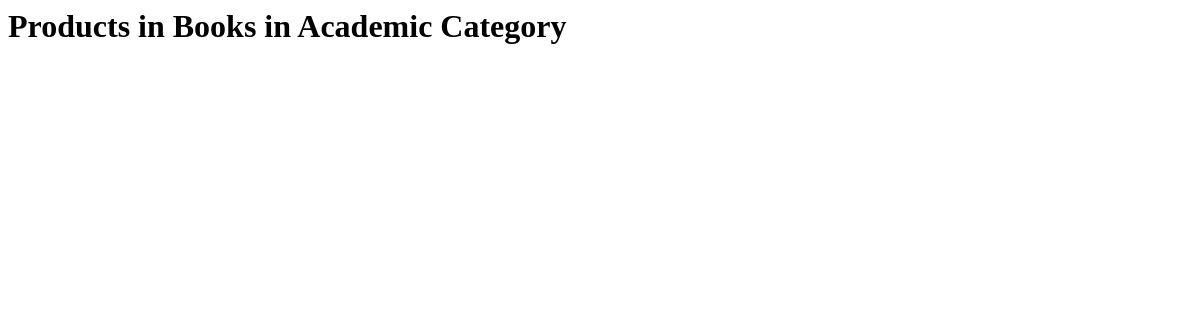
/subcategory-products/1/, run on an earlier commit of the app's database.
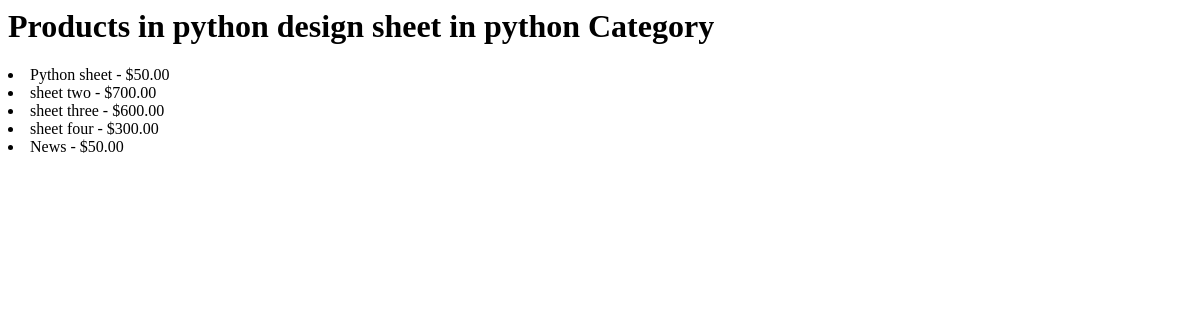
And on a later commit of the database.
### store/models.py (models this page shows, shortened)
class subcategory(models.Model):
    category = models.ForeignKey(category, related_name="subcategory", on_delete= models.CASCADE, null=True)
    sub_category_name = models.CharField(max_length=30,null=True, unique=True, verbose_name="name")
    image = models.ForeignKey(Product_image, on_delete=models.CASCADE, related_name="sub_category_image", null=True)
    def __str__(self):
        return f"{self.sub_category_name} in {self.category} Category"

class category(models.Model):
    name = models.CharField(max_length=30, null = True)
    image = models.ImageField(upload_to="img", null=True,unique=True)
    slug = models.SlugField(null=True, max_length=100,unique=True)
    def __str__(self):
        return self.name

class Products(models.Model):
    STATUS_CHOICES = (
    ('draft', 'Draft'),
    ('published', 'Published'),
    )
    user = models.ForeignKey(User, on_delete=models.CASCADE,null=True)
    category = models.ForeignKey(subcategory, related_name="product_subcategory",on_delete=models.CASCADE,null=True)
    name = models.CharField(max_length=50, null =True)
    description = models.TextField(null =True)
    meta_keywords = models.CharField(max_length=255, null =True, help_text="seo keywords seprated with comma")
    meta_descriptions = models.CharField(max_length=255, null =True, help_text="seo description here")
    product_image = models.ForeignKey(Product_image, on_delete=models.CASCADE, related_name="Product_image", null= True)
    published = models.DateTimeField(auto_now_add =True, null=True)
    updated = models.DateTimeField(auto_now=True,null=True)
    slug = models.SlugField(null=True, max_length=100,unique=True)
    actualprice = models.DecimalField(max_digits= 20, decimal_places=2,null=True)
    discountedprice = models.DecimalField(max_digits= 20, decimal_places=2,null=True)
    status = models.CharField(max_length=30, null =True,choices = STATUS_CHOICES,default="published")
    additionalinfo = models.TextField(null =True)

### store/views.py (the view)
# urls.py: path("subcategory-products/<int:id>/", views.products_by_subcategory, name="productsby_category"),
def products_by_subcategory(request,id):
    Subcategory = get_object_or_404(subcategory, id=id)
    products = Products.objects.filter(category=Subcategory)
    context = {
        'subcategory': Subcategory, 'products': products
        }
    return render(request, 'products_by_subcategory.html', context)

### templates/products_by_subcategory.html
<h1>Products in {{ subcategory }}</h1>
    {% for product in products %}
        <li>{{product.name}} - ${{product.discountedprice }}</li>
    {% endfor %}

What changed in the data, as far as the page shows it:
changed subcategory: sub_category_name+category "Books in Academic Category" → "python design sheet in python Category"
now on this page (row edited): Products: name "Python sheet", discountedprice "50.00"
now on this page (row edited): Products: name "sheet two", discountedprice "700.00"
now on this page (row edited): Products: name "sheet three", discountedprice "600.00"
now on this page (row edited): Products: name "sheet four", discountedprice "300.00"
now on this page (row edited): Products: name "News", discountedprice "50.00"
